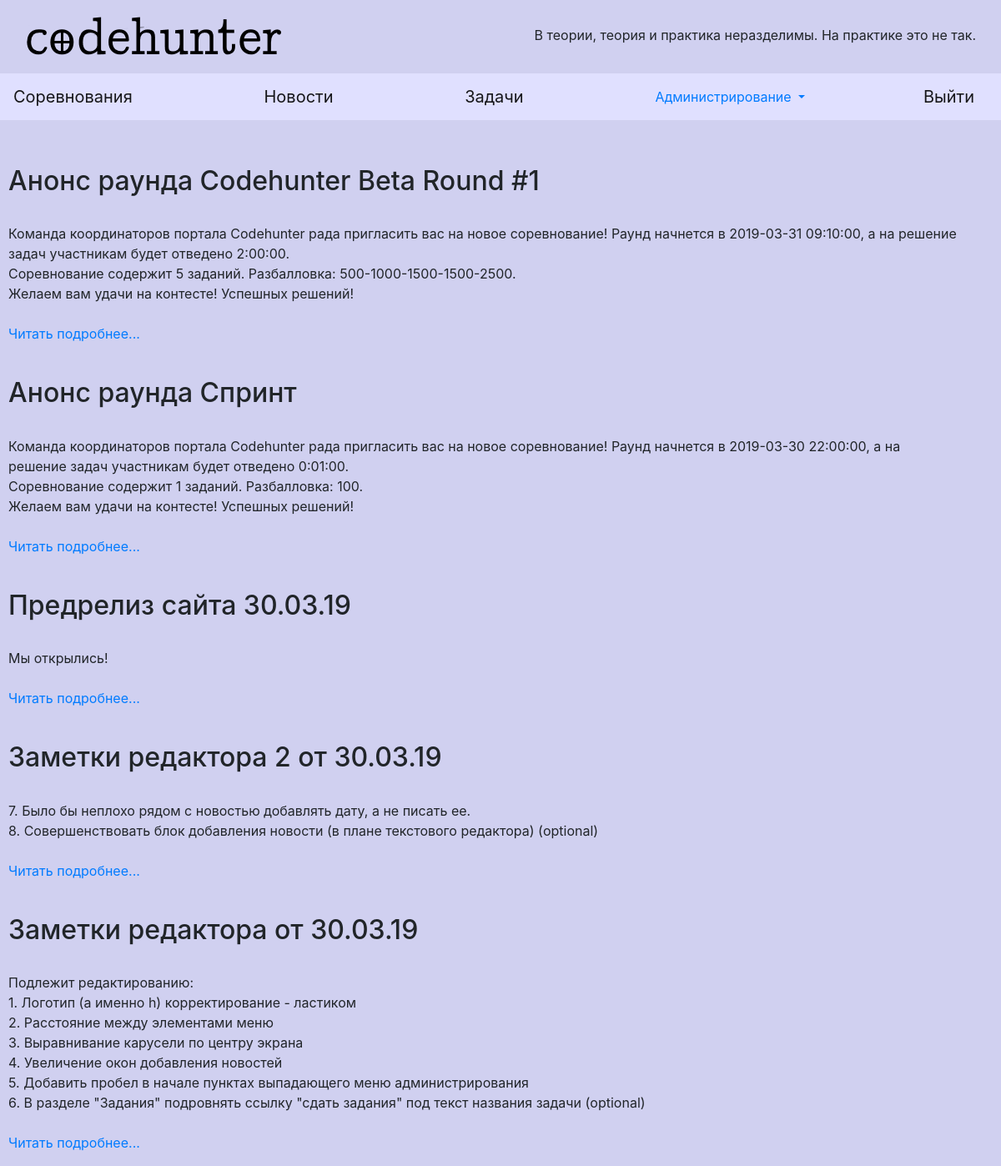
/news (signed in), run on the app's committed database.
### database.py (models this page shows)
class News(db.Model):
    id = db.Column(db.Integer, primary_key=True)
    title = db.Column(db.String(100), unique=True, nullable=False)
    content = db.Column(db.String(5000), unique=False, nullable=False)

### flask_app.py (the view)
@app.route('/news', methods=['GET'])
def get_news():
    news = News.query.all()
    print(news)
    news.sort(key=lambda item: item.id, reverse=True)
    return render_template('news.html', news=news)

### templates/news.html
{% extends "base.html" %}
{% block content %}
    {% for item in news %}
    	<p>
    	<div style="white-space: pre-line">
        <h2>{{item["title"]}}</h2>
        <div>{{item["content"]}}</div>
    	</div>
        <div class="panel panel-default">
  		<div class="panel-body"><a href="news/{{item['id']}}">Читать подробнее...</a></div>
		</div>
    	</p>
    {% endfor %}
 {% endblock %}

### data on the page
News: title "Анонс раунда Codehunter Beta Round #1", content "Команда координаторов портала Codehunter рада пригласить вас на новое соревнование! Раунд начнется в 2019-03-31 09:10:00, а на решение задач участникам будет отведено 2:00:00. Соревнование содержит 5 заданий. Разбалловка: 500-1000-1500-1500-2500. Желаем вам удачи на контесте! Успешных решений!"
News: title "Анонс раунда Спринт", content "Команда координаторов портала Codehunter рада пригласить вас на новое соревнование! Раунд начнется в 2019-03-30 22:00:00, а на решение задач участникам будет отведено 0:01:00. Соревнование содержит 1 заданий. Разбалловка: 100. Желаем вам удачи на контесте! Успешных решений!"
News: title "Предрелиз сайта 30.03.19", content "Мы открылись!"
News: title "Заметки редактора 2 от 30.03.19", content "7. Было бы неплохо рядом с новостью добавлять дату, а не писать ее. 8. Совершенствовать блок добавления новости (в плане текстового редактора) (optional)"
News: title "Заметки редактора от 30.03.19", content "Подлежит редактированию: 1. Логотип (а именно h) корректирование - ластиком 2. Расстояние между элементами меню 3. Выравнивание карусели по центру экрана 4. Увеличение окон добавления новостей 5. Добавить пробел в начале пунктах выпадающего меню администрирования 6. В разделе \"Задания\" подровнять ссылку \"сдать задания\" под текст названия задачи (optional)"
